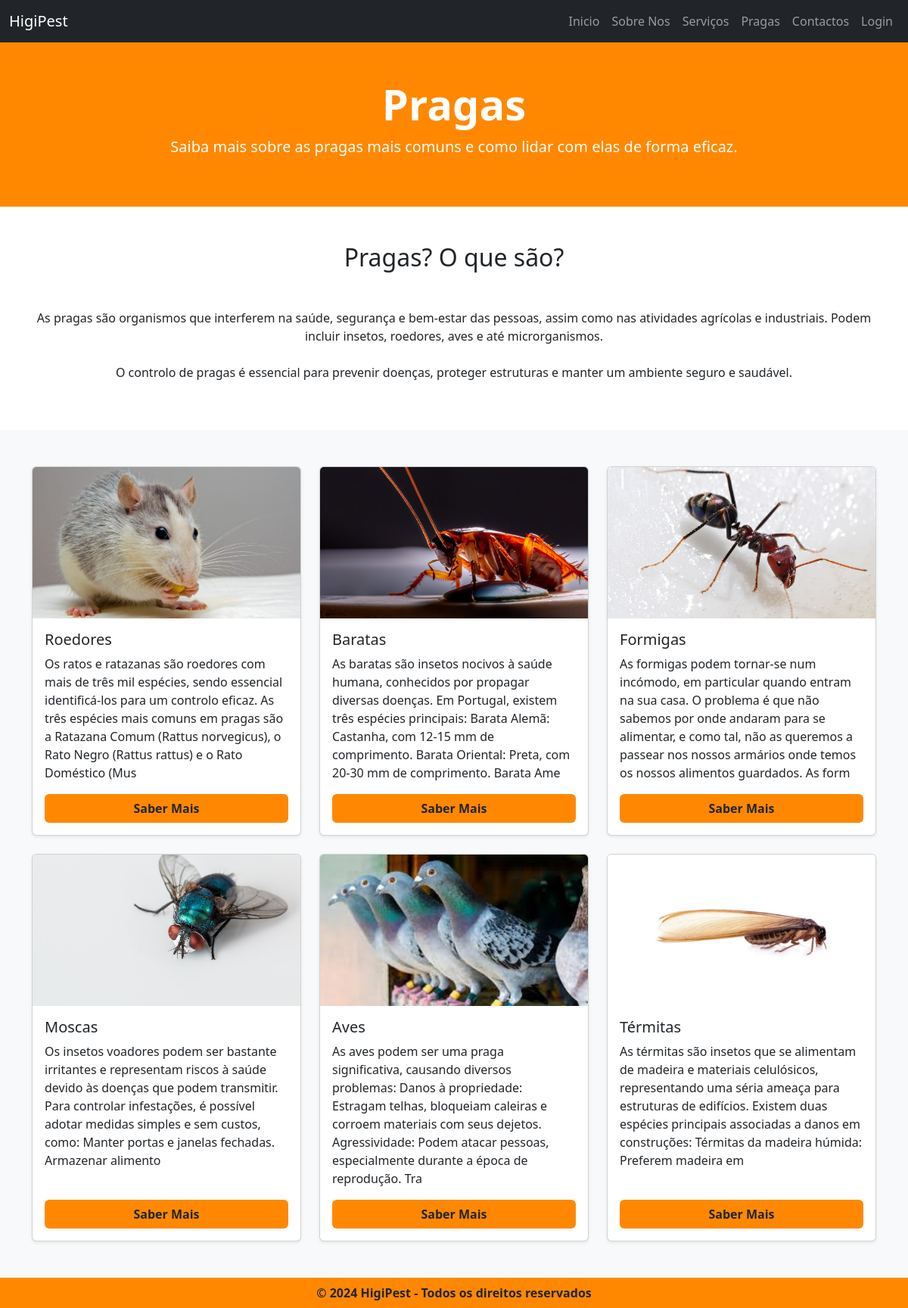
Screenshot of /pragas.php with the database file from the repository.
### tables this page shows
CREATE TABLE `pragas` (
  `id_praga` int(11) NOT NULL,
  `praga` varchar(255) NOT NULL,
  `descricao` varchar(255) NOT NULL,
  `img` varchar(255) DEFAULT NULL,
  `ordem` int(11) NOT NULL,
  `visivel` int(11) NOT NULL
);

### pragas.php (the view, shortened to what this page needs)
<?php
require_once __DIR__ . "/bd/config.php";
$sql = "SELECT * FROM pragas WHERE visivel = 1 ORDER BY ordem ASC";
$result = $conn->query($sql);
?>
<!DOCTYPE html>
<html lang="pt">
<head>
    <link rel="stylesheet" href="assets/styles/bootstrap.css">
    <link rel="stylesheet" href="assets/styles/bootstrap.min.css">
    <link rel="stylesheet" href="assets/styles/styles.css">
</head>
<body class="d-flex flex-column" style="min-height: 100vh;">
    <?php require('components/menu.php'); ?>
    <section class="text-white text-center py-5" style="background-color: #ff8800;">
        <div class="container">
            <h1 class="display-4 fw-bold">Pragas</h1>
            <p class="lead">Saiba mais sobre as pragas mais comuns e como lidar com elas de forma eficaz.</p>
        </div>
    </section>
    <section id="sobre-pragas" class="py-5">
        <div class="container">
            <h2 class="text-center mb-5">Pragas? O que são?</h2>
            <p class="text-center mb-4">As pragas são organismos que interferem na saúde, segurança e bem-estar das pessoas, assim como nas atividades agrícolas e industriais. Podem incluir insetos, roedores, aves e até microrganismos.</p>
            <p class="text-center">O controlo de pragas é essencial para prevenir doenças, proteger estruturas e manter um ambiente seguro e saudável.</p>
        </div>
    </section>
    <section id="tipos-pragas" class="py-5 bg-light">
    <div class="container">
        <div class="row row-cols-1 row-cols-md-2 row-cols-lg-3 g-4">
            <?php
            if ($result->num_rows > 0) {
                while ($row = $result->fetch_assoc()) {
                    echo '
                    <div class="col">
                        <div class="card h-100 shadow-sm">
                            <img src="' . htmlspecialchars($row['img']) . '" class="card-img-top" alt="' . htmlspecialchars($row['praga']) . '" style="height: 200px; object-fit: cover;">
                            <div class="card-body d-flex flex-column">
                                <h5 class="card-title">' . htmlspecialchars($row['praga']) . '</h5>
                                <p class="card-text flex-grow-1">' . htmlspecialchars($row['descricao']) . '</p>
                                <a href="#" class="btn mt-auto fw-bold" style="background-color: #ff8800;">Saber Mais</a>
                            </div>
                        </div>
                    </div>
                    ';
                }
            } else {
                echo '<p class="text-center">Nenhuma praga disponível no momento.</p>';
            }
            ?>
        </div>
    </div>
    </section>
    <?php require('components/footer.php'); ?>
</body>
</html>

### components/menu.php (shortened to what this page needs)
<nav class="navbar navbar-expand-lg navbar-dark bg-dark">
    <div class="container-fluid">
        <a class="navbar-brand" href="./">HigiPest</a>
        <div class="collapse navbar-collapse" id="navbarNav">
            <ul class="navbar-nav ms-auto">
                <li class="nav-item">
                    <a class="nav-link" href="./">Inicio</a>
                </li>
                <li class="nav-item">
                    <a class="nav-link" href="./sobrenos.php">Sobre Nos</a>
                </li>
                <li class="nav-item">
                    <a class="nav-link" href="./servicos.php">Serviços</a>
                </li>
                <li class="nav-item">
                    <a class="nav-link" href="./pragas.php">Pragas</a>
                </li>
                <li class="nav-item">
                    <a class="nav-link" href="./contactos.php">Contactos</a>
                </li>
                <li class="nav-item">
                    <a class="nav-link" href="./login.php">Login</a>
                </li>
            </ul>
        </div>
    </div>
</nav>

### components/footer.php
<footer class="bg-footer text-dark text-center py-2 mt-auto d-flex justify-content-center">
    <p class="fs-6 mb-0 fw-bold">&copy; 2024 HigiPest - Todos os direitos reservados</p>
</footer>

### assets/styles/styles.css (style rules this page uses)
.bg-footer { background-color: #ff8800; color: white; }

### rows the page displays
pragas: img (picture), praga "Roedores", descricao "Os ratos e ratazanas são roedores com mais de três mil espécies, sendo essencial identificá-los para um controlo eficaz. As três espécies mais comuns em pragas são a Ratazana Comum (Rattus norvegicus), o Rato Negro (Rattus rattus) e o Rato Doméstico (Mus"
pragas: img (picture), praga "Baratas", descricao "As baratas são insetos nocivos à saúde humana, conhecidos por propagar diversas doenças. Em Portugal, existem três espécies principais: Barata Alemã: Castanha, com 12-15 mm de comprimento. Barata Oriental: Preta, com 20-30 mm de comprimento. Barata Ame"
pragas: img (picture), praga "Formigas", descricao "As formigas podem tornar-se num incómodo, em particular quando entram na sua casa. O problema é que não sabemos por onde andaram para se alimentar, e como tal, não as queremos a passear nos nossos armários onde temos os nossos alimentos guardados. As form"
pragas: img (picture), praga "Moscas", descricao "Os insetos voadores podem ser bastante irritantes e representam riscos à saúde devido às doenças que podem transmitir. Para controlar infestações, é possível adotar medidas simples e sem custos, como: Manter portas e janelas fechadas. Armazenar alimento"
pragas: img (picture), praga "Aves", descricao "As aves podem ser uma praga significativa, causando diversos problemas: Danos à propriedade: Estragam telhas, bloqueiam caleiras e corroem materiais com seus dejetos. Agressividade: Podem atacar pessoas, especialmente durante a época de reprodução. Tra"
pragas: img (picture), praga "Térmitas", descricao "As térmitas são insetos que se alimentam de madeira e materiais celulósicos, representando uma séria ameaça para estruturas de edifícios. Existem duas espécies principais associadas a danos em construções: Térmitas da madeira húmida: Preferem madeira em"
